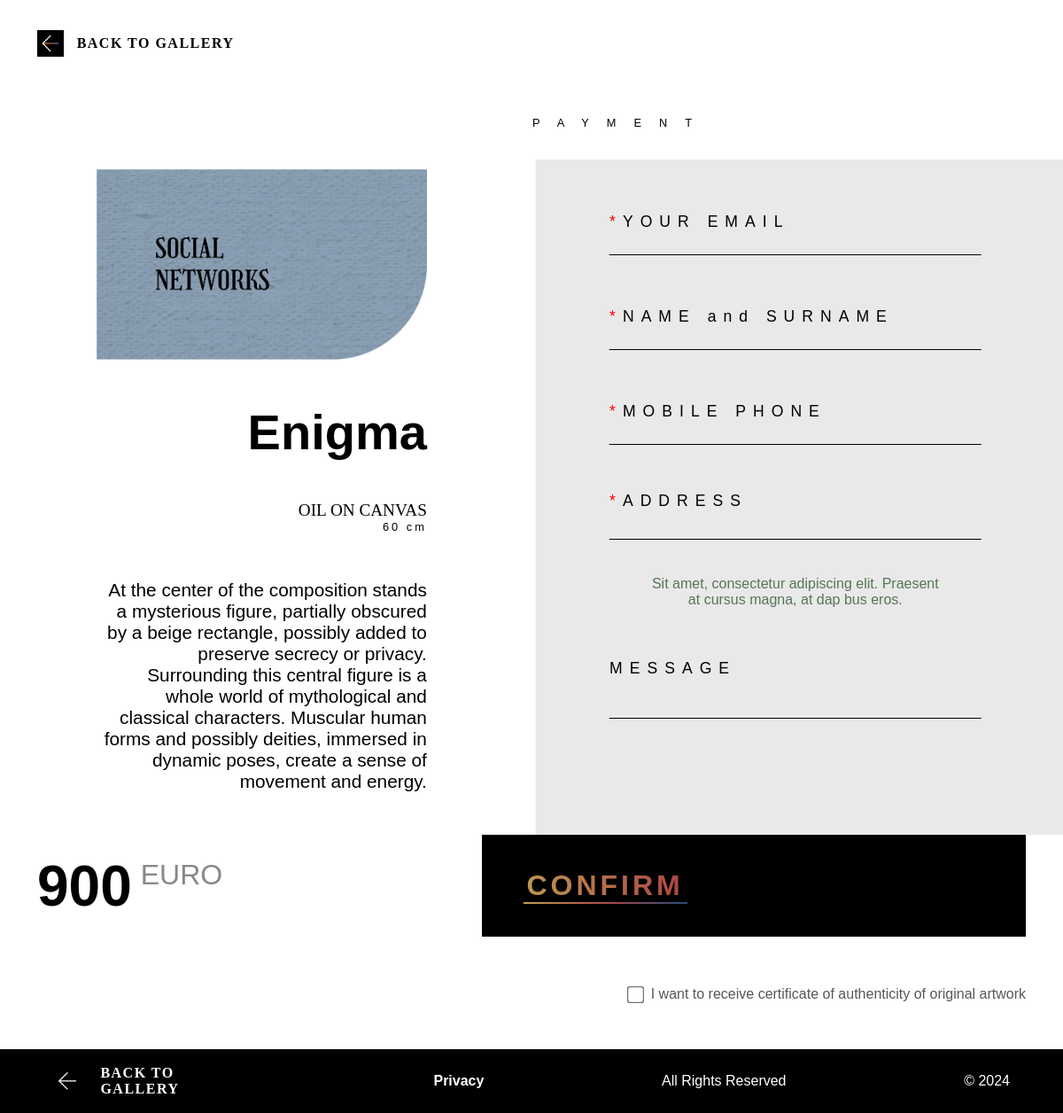
Page /payment.php?id=27 on the committed database.
### tables this page shows
create table gallery
(
    id          int auto_increment
        primary key,
    name        varchar(255) null,
    image       varchar(255) null,
    type        varchar(255) null,
    size        varchar(255) null,
    description text         null,
    status      varchar(100) null,
    price       int          null
);

### app/db.php (called while the page is built, shortened)
<?php
function db_getConnection()
{
    $user = SETTINGS['db_user'];
    $password = SETTINGS['db_password'];
    $db = SETTINGS['db_name'];
    $host = SETTINGS['db_host'];
    $port = SETTINGS['db_port'];
    $dbh = new PDO("mysql:dbname=$db;host=$host;charset=utf8;port=$port", $user, $password,
        [
            PDO::ATTR_ERRMODE => PDO::ERRMODE_EXCEPTION,
            PDO::ATTR_DEFAULT_FETCH_MODE => PDO::FETCH_ASSOC
        ]);
    return $dbh;
}
function db_getById($table, $id, $column = 'id')
{
    return db_getConnection()->query("SELECT * FROM `{$table}` WHERE `{$column}`='{$id}'")->fetch();
}

### payment.php (the view, shortened to what this page needs)
<?php
require 'app/db.php';
$art = db_getById('gallery', $_GET['id']);
?>
<!DOCTYPE html>
<html lang="en">
<head>
    <link rel="stylesheet" href="assets/css/main_payment.css">
    <link rel="stylesheet" href="assets/css/mobile_payment.css">
</head>
<body>
<div class="container">
    <div class="back-button-group back-button-group-head">
        <a class="arrow-link" href="artwork_info.php?id=<?= $art['id'] ?>">
            <img class="arrow-button" src="assets/img/arrow-left.png" alt="<-">
        </a>
        <a href="index.php" class="back-to-gallery">Back to Gallery</a>
    </div>
    <h2 class="artist-name">&nbsp;Payment</h2>
    <div class="content">
        <div class="painting-info">
            <img src="assets/img/works/<?= $art['image'] ?>" alt="<?= $art['name'] ?>" class="main-image">
            <h1 class="title-payment"><?= $art['name'] ?></h1>
            <p class="material-payment"><?= $art['type'] ?></p>
            <p class="sizes-payment"><?= $art['size'] ?></p>
            <p class="text-payment"><?= $art['description'] ?></p>
        </div>
        <div class="payment-form">
            <form id="payment-form">
                <div class="input-group">
                    <label for="email"><span class="red-xmast">*</span>YOUR EMAIL</label>
                    <input type="email" id="email" name="email" required>
                </div>
                <div class="input-group">
                    <label for="name"><span class="red-xmast">*</span>NAME and SURNAME</label>
                    <input type="text" id="name" name="name" required>
                </div>
                <div class="input-group">
                    <label for="phone"><span class="red-xmast">*</span>MOBILE PHONE</label>
                    <input type="tel" id="phone" name="phone" required>
                </div>
                <div class="input-group">
                    <label for="address"><span class="red-xmast">*</span>ADDRESS</label>
                    <input type="text" id="address" name="address" required>
                    <p class="mini-deskription">Sit amet, consectetur adipiscing elit. Praesent at cursus magna, at dap
                        bus eros. </p>
                </div>
                <div class="input-group">
                    <label for="message">MESSAGE</label>
                    <textarea id="message" maxlength="110" cols="10" name="message"></textarea>
                </div>
            </form>
        </div>
    </div>
    <div class="confirmation">
        <div class="price-group">
            <p class="price"><?= $art['price'] ?></p>
            <p class="euro">EURO</p>
        </div>
        <a href="#" id="paybtn" class="btn-back" style="pointer-events: none;">
            <div class="confirm-button">CONFIRM</div>
        </a>
    </div>
    <div class="certificate">
        <input type="checkbox" id="certificate" name="certificate">
        <label for="certificate">I want to receive certificate of authenticity of original artwork</label>
    </div>
</div>
<footer>
    <div class="back-button-group">
        <a class="arrow-link-footer" href="#">
            <img class="arrow-button" src="assets/img/arrow-white.png" alt="<-">
        </a>
        <a href="index.php" class="back-to-gallery footer-back-addition">Back to Gallery</a>
    </div>
    <a href="privacy.html" class="privacy-policy">Privacy</a>
    <p>All Rights Reserved</p>
    <p>© 2024</p>
</footer>
</body>
</html>

### rows in the picture
gallery: image (picture), name "Enigma", type "OIL ON CANVAS", size "60 cm", description "At the center of the composition stands a mysterious figure, partially obscured by a beige rectangle, possibly added to preserve secrecy or privacy. Surrounding this central figure is a whole world of mythological and classical characters. Muscular human forms and possibly deities, immersed in dynamic poses, create a sense of movement and energy.", price "900"
